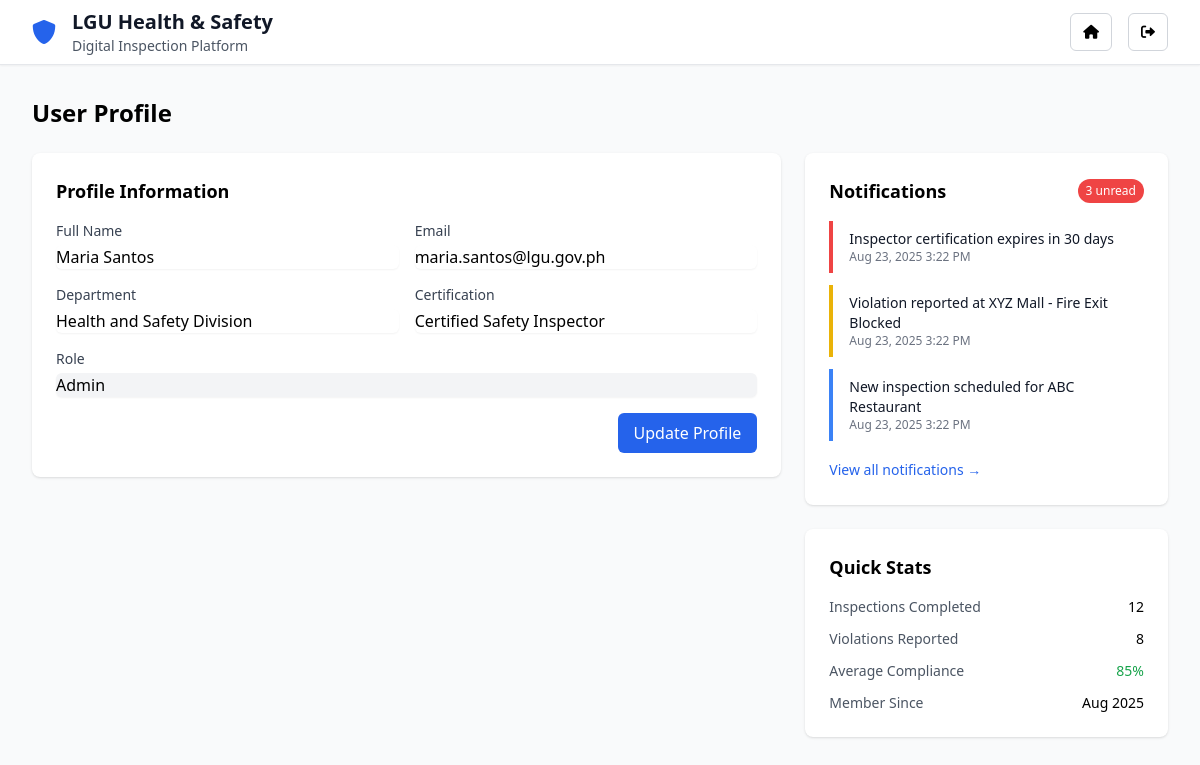
Screenshot of /admin/profile.php (signed in) with the database file from the repository.
### tables this page shows
CREATE TABLE users (
    id INT PRIMARY KEY AUTO_INCREMENT,
    name VARCHAR(255) NOT NULL,
    email VARCHAR(255) UNIQUE NOT NULL,
    password VARCHAR(255) NOT NULL,
    role ENUM('super_admin', 'admin', 'inspector', 'business_owner', 'community_user') NOT NULL DEFAULT 'inspector',
    avatar VARCHAR(255) NULL,
    department VARCHAR(255) NULL,
    certification VARCHAR(255) NULL,
    created_at TIMESTAMP DEFAULT CURRENT_TIMESTAMP,
    updated_at TIMESTAMP DEFAULT CURRENT_TIMESTAMP ON UPDATE CURRENT_TIMESTAMP,
    INDEX idx_email (email),
    INDEX idx_role (role)
);

CREATE TABLE notifications (
    id INT PRIMARY KEY AUTO_INCREMENT,
    user_id INT NOT NULL,
    message TEXT NOT NULL,
    type ENUM('info', 'warning', 'alert', 'success') NOT NULL DEFAULT 'info',
    is_read BOOLEAN DEFAULT FALSE,
    related_entity_type ENUM('inspection', 'violation', 'user') NULL,
    related_entity_id INT NULL,
    created_at TIMESTAMP DEFAULT CURRENT_TIMESTAMP,
    FOREIGN KEY (user_id) REFERENCES users(id) ON DELETE CASCADE,
    INDEX idx_user (user_id),
    INDEX idx_is_read (is_read),
    INDEX idx_created_at (created_at)
);

### models/User.php (called while the page is built, shortened)
<?php
class User {
    private $conn;
    private $table_name = "users";
    public $id;
    public function __construct($db) {
        $this->conn = $db;
    }
    public function readOne() {
        $query = "SELECT * FROM " . $this->table_name . " WHERE id = ? LIMIT 0,1";
        $stmt = $this->conn->prepare($query);
        $stmt->bindParam(1, $this->id);
        $stmt->execute();
        $row = $stmt->fetch(PDO::FETCH_ASSOC);
        if ($row) {
            $this->name = $row['name'];
            $this->email = $row['email'];
            $this->role = $row['role'];
            $this->department = $row['department'];
            $this->certification = $row['certification'];
            $this->created_at = $row['created_at'];
            return true;
        }
        return false;
    }
}
?>

### models/Notification.php (called while the page is built, shortened)
<?php
class Notification {
    private $conn;
    private $table_name = "notifications";
    public function __construct($db) {
        $this->conn = $db;
    }
    public function readByUser($user_id, $limit = null) {
        $query = "SELECT * FROM " . $this->table_name . "
                  WHERE user_id = ?
                  ORDER BY created_at DESC";
        if ($limit) {
            $query .= " LIMIT ?";
        }
        $stmt = $this->conn->prepare($query);
        $stmt->bindParam(1, $user_id);
        if ($limit) {
            $stmt->bindParam(2, $limit, PDO::PARAM_INT);
        }
        $stmt->execute();
        $notifications = array();
        while ($row = $stmt->fetch(PDO::FETCH_ASSOC)) {
            $notifications[] = $row;
        }
        return $notifications;
    }
    public function countUnread($user_id) {
        $query = "SELECT COUNT(*) as count FROM " . $this->table_name . "
                  WHERE user_id = ? AND is_read = 0";
        $stmt = $this->conn->prepare($query);
        $stmt->bindParam(1, $user_id);
        $stmt->execute();
        $row = $stmt->fetch(PDO::FETCH_ASSOC);
        return $row['count'];
    }
}
?>

### admin/profile.php (the view, shortened to what this page needs)
<?php
require_once '../models/User.php';
require_once '../models/Notification.php';
$database = new Database();
$db = $database->getConnection();
$user = new User($db);
$user->id = $_SESSION['user_id'];
$user->readOne();
$notification = new Notification($db);
$notifications = $notification->readByUser($user->id, 5);
$unread_count = $notification->countUnread($user->id);
?>
<!DOCTYPE html>
<html lang="en">
<head>
    <script src="https://cdn.tailwindcss.com"></script>
    <link href="https://cdnjs.cloudflare.com/ajax/libs/font-awesome/6.0.0/css/all.min.css" rel="stylesheet">
</head>
<body class="min-h-screen bg-gray-50">
    <header class="bg-white shadow-sm border-b">
        <div class="max-w-7xl mx-auto px-4 sm:px-6 lg:px-8">
            <div class="flex justify-between items-center h-16">
                <div class="flex items-center space-x-2 sm:space-x-4 min-w-0 flex-1">
                    <i class="fas fa-shield-alt text-blue-600 text-xl sm:text-2xl"></i>
                    <div class="min-w-0 flex-1">
                        <h1 class="text-sm sm:text-xl font-bold text-gray-900 truncate">LGU Health & Safety</h1>
                        <p class="text-xs sm:text-sm text-gray-600 hidden sm:block">Digital Inspection Platform</p>
                    </div>
                </div>
                <div class="flex items-center space-x-1 sm:space-x-4 flex-shrink-0">
                    <a href="index.php" class="bg-white border border-gray-300 rounded-md px-3 py-2 text-sm">
                        <i class="fas fa-home"></i>
                    </a>
                    <a href="logout.php" class="bg-white border border-gray-300 rounded-md px-3 py-2 text-sm">
                        <i class="fas fa-sign-out-alt"></i>
                    </a>
                </div>
            </div>
        </div>
    </header>
    <div class="max-w-7xl mx-auto px-4 sm:px-6 lg:px-8 py-4 sm:py-8">
        <h2 class="text-2xl font-bold mb-6">User Profile</h2>
        <div class="grid grid-cols-1 lg:grid-cols-3 gap-6">
            <div class="lg:col-span-2">
                <div class="bg-white rounded-lg shadow p-6">
                    <h3 class="text-lg font-bold mb-4">Profile Information</h3>
                    <form method="POST" class="space-y-4">
                        <div class="grid grid-cols-1 md:grid-cols-2 gap-4">
                            <div>
                                <label class="block text-sm font-medium text-gray-700">Full Name</label>
                                <input type="text" name="name" value="<?php echo htmlspecialchars($user->name); ?>"
                                       class="mt-1 block w-full border-gray-300 rounded-md shadow-sm">
                            </div>
                            <div>
                                <label class="block text-sm font-medium text-gray-700">Email</label>
                                <input type="email" name="email" value="<?php echo htmlspecialchars($user->email); ?>"
                                       class="mt-1 block w-full border-gray-300 rounded-md shadow-sm">
                            </div>
                        </div>
                        <div class="grid grid-cols-1 md:grid-cols-2 gap-4">
                            <div>
                                <label class="block text-sm font-medium text-gray-700">Department</label>
                                <input type="text" name="department" value="<?php echo htmlspecialchars($user->department); ?>"
                                       class="mt-1 block w-full border-gray-300 rounded-md shadow-sm">
                            </div>
                            <div>
                                <label class="block text-sm font-medium text-gray-700">Certification</label>
                                <input type="text" name="certification" value="<?php echo htmlspecialchars($user->certification); ?>"
                                       class="mt-1 block w-full border-gray-300 rounded-md shadow-sm">
                            </div>
                        </div>
                        <div>
                            <label class="block text-sm font-medium text-gray-700">Role</label>
                            <input type="text" value="<?php echo ucfirst($user->role); ?>"
                                   class="mt-1 block w-full border-gray-300 rounded-md shadow-sm bg-gray-100" readonly>
                        </div>
                        <div class="flex justify-end">
                            <button type="submit" name="update_profile"
                                    class="bg-blue-600 text-white px-4 py-2 rounded-md hover:bg-blue-700">
                                Update Profile
                            </button>
                        </div>
                    </form>
                </div>
            </div>
            <div>
                <div class="bg-white rounded-lg shadow p-6">
                    <div class="flex items-center justify-between mb-4">
                        <h3 class="text-lg font-bold">Notifications</h3>
                        <?php if ($unread_count > 0): ?>
                            <span class="bg-red-500 text-white text-xs px-2 py-1 rounded-full">
                                <?php echo $unread_count; ?> unread
                            </span>
                        <?php endif; ?>
                    </div>
                    <div class="space-y-3">
                        <?php if (empty($notifications)): ?>
                            <p class="text-gray-500 text-sm">No notifications</p>
                        <?php else: ?>
                            <?php foreach ($notifications as $note): ?>
                                <div class="border-l-4 <?php echo $note['type'] == 'alert' ? 'border-red-500' :
                                                         ($note['type'] == 'warning' ? 'border-yellow-500' :
                                                         ($note['type'] == 'success' ? 'border-green-500' : 'border-blue-500')); ?> pl-4 py-2">
                                    <p class="text-sm <?php echo $note['is_read'] == 0 ? 'font-medium text-gray-900' : 'text-gray-600'; ?>">
                                        <?php echo $note['message']; ?>
                                    </p>
                                    <p class="text-xs text-gray-500">
                                        <?php echo date('M j, Y g:i A', strtotime($note['created_at'])); ?>
                                    </p>
                                </div>
                            <?php endforeach; ?>
                        <?php endif; ?>
                    </div>
                    <div class="mt-4">
                        <a href="#" class="text-blue-600 text-sm hover:text-blue-800">
                            View all notifications →
                        </a>
                    </div>
                </div>
                <div class="bg-white rounded-lg shadow p-6 mt-6">
                    <h3 class="text-lg font-bold mb-4">Quick Stats</h3>
                    <div class="space-y-3">
                        <div class="flex justify-between items-center">
                            <span class="text-sm text-gray-600">Inspections Completed</span>
                            <span class="text-sm font-medium">12</span>
                        </div>
                        <div class="flex justify-between items-center">
                            <span class="text-sm text-gray-600">Violations Reported</span>
                            <span class="text-sm font-medium">8</span>
                        </div>
                        <div class="flex justify-between items-center">
                            <span class="text-sm text-gray-600">Average Compliance</span>
                            <span class="text-sm font-medium text-green-600">85%</span>
                        </div>
                        <div class="flex justify-between items-center">
                            <span class="text-sm text-gray-600">Member Since</span>
                            <span class="text-sm font-medium"><?php echo date('M Y', strtotime($user->created_at)); ?></span>
                        </div>
                    </div>
                </div>
            </div>
        </div>
    </div>
</body>
</html>

### rows the page displays
users: name "Maria Santos", email "maria.santos@lgu.gov.ph", department "Health and Safety Division", certification "Certified Safety Inspector", role "Admin", created_at "Aug 2025"
notifications: message "Inspector certification expires in 30 days", created_at "Aug 23, 2025 3:22 PM"
notifications: message "Violation reported at XYZ Mall - Fire Exit Blocked", created_at "Aug 23, 2025 3:22 PM"
notifications: message "New inspection scheduled for ABC Restaurant", created_at "Aug 23, 2025 3:22 PM"

### other values shown
$unread_count "3"
